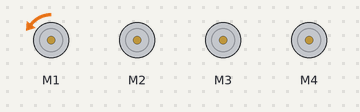
This program was run on a simulated Raspberry Pi Pico running MicroPython. Parts: 4 × DC motor (green arrow = forward, orange = backward, longer = faster).

Above: at 4.3 s.
Timing chart, 0 to 24.1 s (numbered marks = the images above):
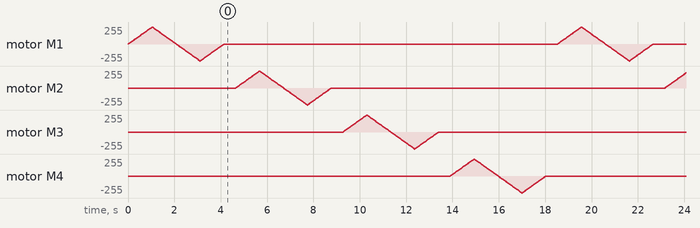

The program:

SingleMotorTest.py
```python
#SingleMotorTest.py
# test code that ramps each motor individually form 0-100-0 then changes direction and does it again then steps onto next motor.
import PicoRobotics
import utime


board = PicoRobotics.KitronikPicoRobotics()
directions = ["f","r"]

while True:

    for motor in range(4):
        for direction in directions:
            for speed in range(100):
                board.motorOn(motor+1, direction, speed)
                utime.sleep_ms(10) #ramp speed over 10x100ms => approx 1 second.
            for speed in range(100):
                board.motorOn(motor+1, direction, 100-speed) #ramp down
                utime.sleep_ms(10) #ramp speed over 10x100ms => approx 1 second.
        utime.sleep_ms(500)#pause between motors
```
